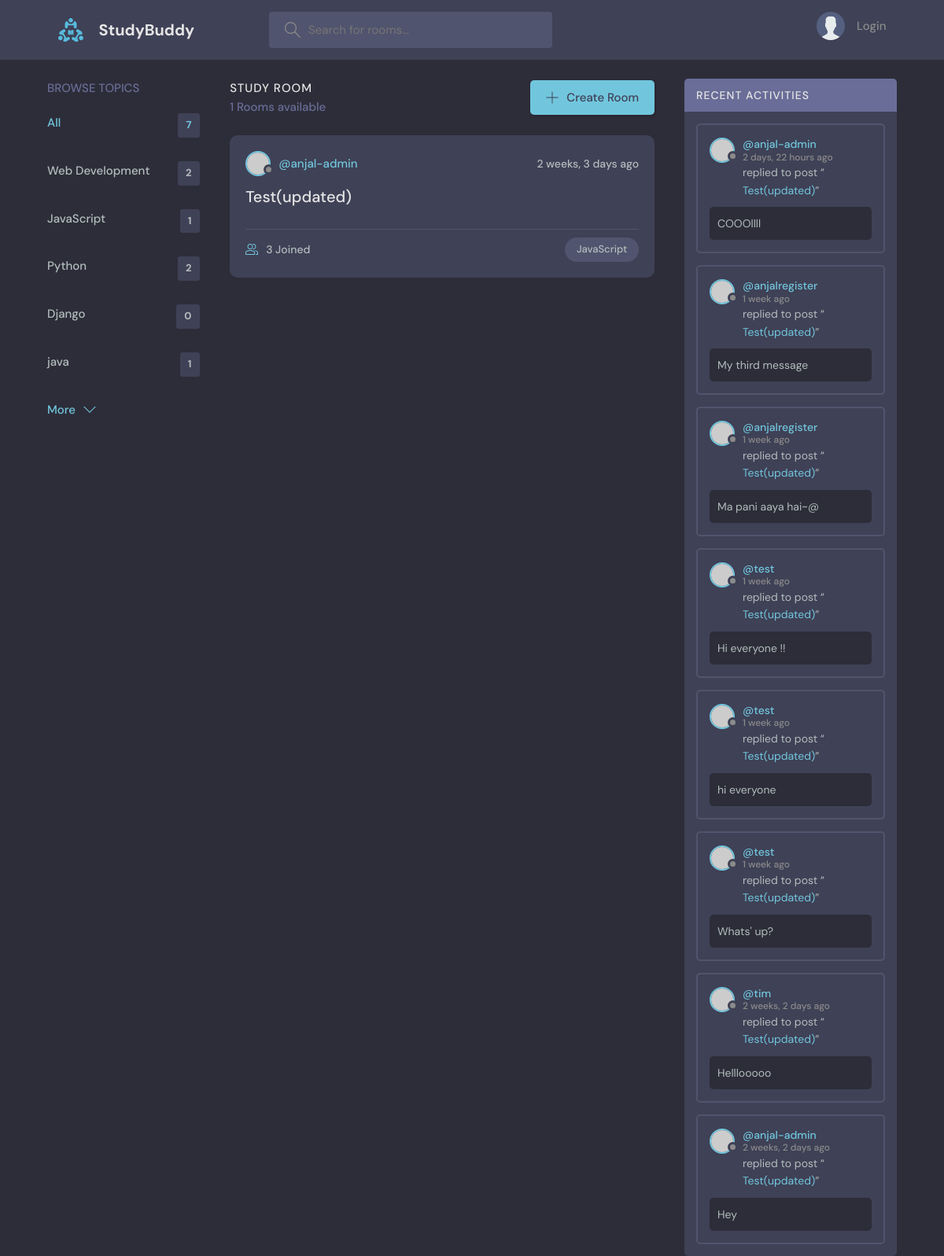
Screenshot of /?q=JavaScript with the database file from the repository.
### base/models.py (models this page shows, shortened)
class Topic(models.Model):
    name = models.CharField(max_length=200)

class Room(models.Model):
    host = models.ForeignKey(User, on_delete=models.SET_NULL, null=True)
    topic = models.ForeignKey(Topic, on_delete=models.SET_NULL, null=True)
    name = models.CharField(max_length=200)
    description = models.TextField(null=True, blank=True)
    participants = models.ManyToManyField(User, related_name='participants', blank=True)
    updated = models.DateTimeField(auto_now=True)
    created = models.DateField(auto_now_add=True)
    class Meta:
        ordering = ['-created', '-updated']
    def __str__(self):
        return self.name

class Message(models.Model):
    user = models.ForeignKey(User, on_delete=models.CASCADE)
    room = models.ForeignKey(Room, on_delete=models.CASCADE)
    body = models.TextField()
    updated = models.DateTimeField(auto_now=True)
    created = models.DateTimeField(auto_now_add=True)
    class Meta:
        ordering = ['-created']

### base/views.py (the view)
# urls.py: 2. Add a URL to urlpatterns:  path('', views.home, name='home')
def home(request):
    q = request.GET.get('q') if request.GET.get('q') != None else ''
    rooms = Room.objects.filter(
        Q(topic__name__icontains = q) |
        Q(name__icontains = q) |
        Q(description__icontains = q)
        )
    topics = Topic.objects.all()[0:5]
    topics_count = Topic.objects.all().count()
    room_count = rooms.count()
    room_messages = Message.objects.filter(Q(room__topic__name__icontains = q))
    context = {'rooms': rooms, 'topics':topics, 'room_count':room_count, 'room_messages': room_messages, 'topics_count' :topics_count }
    return render(request, 'base/home.html', context)

### base/templates/base/home.html (shortened to what this page needs)
{% extends 'main.html' %}
{% block content %}
    <main class="layout layout--3">
      <div class="container">
         {% include 'base/topics_component.html'  %}
        <div class="roomList">
          <div class="roomList__header">
            <div>
              <h2>Study Room</h2>
              <p>{{room_count}} Rooms available</p>
            </div>
            <a class="btn btn--main" href="{% url 'create-room' %}">
              <svg version="1.1" xmlns="http://www.w3.org/2000/svg" width="32" height="32" viewBox="0 0 32 32">
                <title>add</title>
                <path
                  d="M16.943 0.943h-1.885v14.115h-14.115v1.885h14.115v14.115h1.885v-14.115h14.115v-1.885h-14.115v-14.115z"
                ></path>
              </svg>
              Create Room
            </a>
          </div>
        {% include 'base/feed_component.html' %}
        </div>
       {% include 'base/activity_component.html'  %}
      </div>
    </main>
{% endblock %}

### base/templates/base/topics_component.html
<div class="topics">
  <div class="topics__header">
    <h2>Browse Topics</h2>
  </div>
  <ul class="topics__list">
    <li>
      <a href="{% url 'home' %}" class="active">All <span> {{topics_count}} </span></a>
    </li>
    {% for topic in topics %}
    <li>
      <a href="{% url 'home' %}?q={{topic.name}}">{{topic.name}} <span>{{topic.room_set.all.count}}</span></a>
    </li>
    {% endfor %}
  </ul>
  <a class="btn btn--link" href="{% url 'topics' %}">
    More
    <svg
      version="1.1"
      xmlns="http://www.w3.org/2000/svg"
      width="32"
      height="32"
      viewBox="0 0 32 32"
    >
      <title>chevron-down</title>
      <path d="M16 21l-13-13h-3l16 16 16-16h-3l-13 13z"></path>
    </svg>
  </a>
</div>

### base/templates/base/feed_component.html (shortened to what this page needs)
{% for room in rooms %}
<div class="roomListRoom">
  <div class="roomListRoom__header">
    <a href="{% url 'user-profile' room.host.id %}" class="roomListRoom__author">
      <div class="avatar avatar--small">
        <img src="https://randomuser.me/api/portraits/women/11.jpg" />
      </div>
      <span>@{{room.host.username}}</span>
    </a>
    <div class="roomListRoom__actions">
      <span>{{room.created|timesince}} ago </span>
    </div>
  </div>
  <div class="roomListRoom__content">
    <a href="{% url 'room' room.id %}">{{room.name}}</a>
  </div>
  <div class="roomListRoom__meta">
    <a href="{% url 'room' room.id %}" class="roomListRoom__joined">
      {{room.participants.all.count}} Joined
    </a>
    <p class="roomListRoom__topic">{{room.topic.name}}</p>
  </div>
</div>
{% endfor %}

### base/templates/base/activity_component.html (shortened to what this page needs)
 <div class="activities">
          <div class="activities__header">
            <h2>Recent Activities</h2>
          </div>
          {% for message in room_messages %}
          <div class="activities__box">
            <div class="activities__boxHeader roomListRoom__header">
              <a href="{% url 'user-profile' message.user.id %}" class="roomListRoom__author">
                <div class="avatar avatar--small">
                  <img src="https://randomuser.me/api/portraits/women/11.jpg" />
                </div>
                <p>
                  @{{ message.user }}
                  <span>{{ message.created|timesince }} ago</span>
                </p>
              </a>
            </div>
            <div class="activities__boxContent">
              <p>replied to post “<a href="{% url 'room' message.room.id %}">{{message.room}}</a>”</p>
              <div class="activities__boxRoomContent">
                {{message.body}}
              </div>
            </div>
          </div>
          {% endfor %}
        </div>

### rows the page displays
Topic: name "Web Development", room_set.all.count "2"
Topic: name "JavaScript", room_set.all.count "1"
Topic: name "Python", room_set.all.count "2"
Topic: name "Django", room_set.all.count "0"
Topic: name "java", room_set.all.count "1"
Room: host.username "anjal-admin", created "2 weeks, 3 days", name "Test(updated)", participants.all.count "3", topic.name "JavaScript"
Message: user "anjal-admin", created "2 days, 22 hours", room "Test(updated)", body "COOOllll"
Message: user "anjalregister", created "1 week", room "Test(updated)", body "My third message"
Message: user "anjalregister", created "1 week", room "Test(updated)", body "Ma pani aaya hai~@"
Message: user "test", created "1 week", room "Test(updated)", body "Hi everyone !!"
Message: user "test", created "1 week", room "Test(updated)", body "hi everyone"
Message: user "test", created "1 week", room "Test(updated)", body "Whats' up?"
Message: user "tim", created "2 weeks, 2 days", room "Test(updated)", body "Helllooooo"
Message: user "anjal-admin", created "2 weeks, 2 days", room "Test(updated)", body "Hey"

### other values shown
{{ topics_count }} "7"
{{ room_count }} "1"
